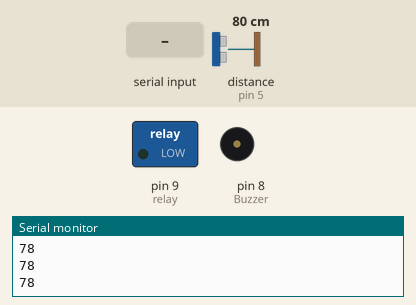
This sketch was run on a simulated Arduino Uno, built with avr-gcc and run on an emulated ATmega328P. Shown: switched loads named in the sketch (green lamp = pin HIGH), buzzer (waves = sounding), the last lines printed to the serial monitor. Wiring (inferred from the names in the program): ultrasonic range finder: trigger pin 6; echo pin 5. Inputs (shaded band) come from the test bench; at power-on: distance to the obstacle (sensor on pin 5) 80 cm. The echo pulse lasts 58.3 µs per cm; the modem accepts every AT command (registered, SIM ready, sends succeed) and sends nothing else; pins used as bus, display or sensor lines are not drawn.

Above: at 1.2 s.
1.3 s: "1" received over Serial
At 2.6 s:
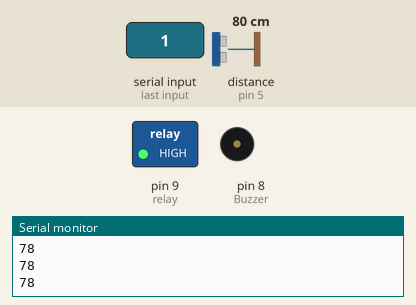
2.9 s: distance to the obstacle (sensor on pin 5) set to 2 cm
5.9 s: "2" received over Serial
7.5 s: "1" received over the second serial link
At 8.6 s:
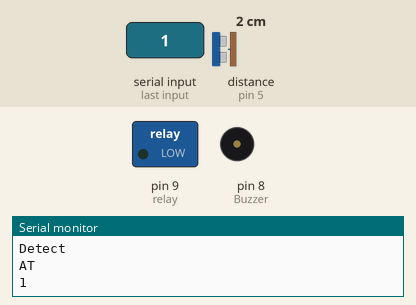
10.5 s: "2" received over the second serial link
At 12.3 s:
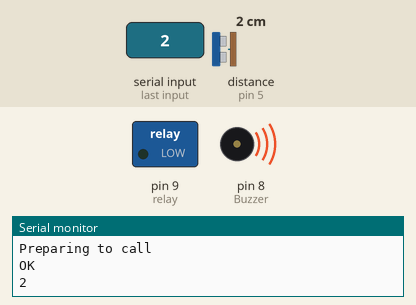
Timing chart, 0 to 14.0 s (numbered marks = the images above; inputs shaded):
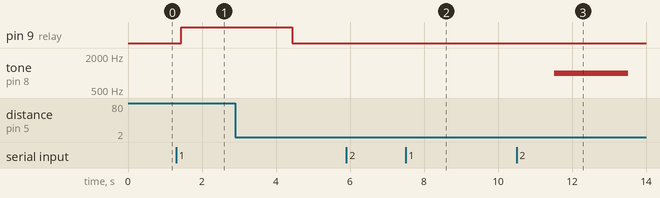

The sketch:

Arduino_Control_Code.ino
```cpp
 #include<SoftwareSerial.h>
SoftwareSerial gsm(2, 3);

int relay = 9;
int trig_pin = 6;
int echo_pin = 5;
int Buzzer = 8;
long duration;
int distance;

void setup(){
//put your setup code here, to run once:
Serial.begin(9600);
pinMode(relay, OUTPUT);
pinMode(trig_pin, OUTPUT);
pinMode(echo_pin, INPUT);
}

void loop() {
  // put your main code here, to run repeatedly:
digitalWrite(trig_pin, LOW);
delayMicroseconds(2);
digitalWrite(trig_pin, HIGH);
delayMicroseconds(10);
digitalWrite(trig_pin, LOW);
duration = pulseIn(echo_pin, HIGH);
distance = duration * 0.034 / 2;
Serial.println(distance);
delay(200);

if (distance <= 35){
  Serial.println("Detect");
  delay(200);
}

if (Serial.available() > 0){
  char command = Serial.read();


  if (command == '1'){
    digitalWrite(relay, HIGH);
    delay(3000);
    digitalWrite(relay, LOW);
    }

    else if (command =='2'){
    makecall();
   tone(Buzzer, 1000);
    delay(2000);
    noTone(Buzzer);
   }
 }
}

void makecall(){
gsm.begin(9600);
Serial.println("AT");
delay(1000);
Serial.println(gsm.readString());
delay(1000);
Serial.println("Preparing to call");
delay(20);
gsm.print("ATD+2348064493866;\r\n");
delay(20);
Serial.println(gsm.readString());
delay(20);
}
```

Measured:
- after the input at 1.3 s, pin 9 (relay): LOW → HIGH after 0.14 s
- after the input at 7.5 s, tone on pin 8 (Buzzer): stays silent (without the input it goes to 1000 Hz after 2.6 s)
